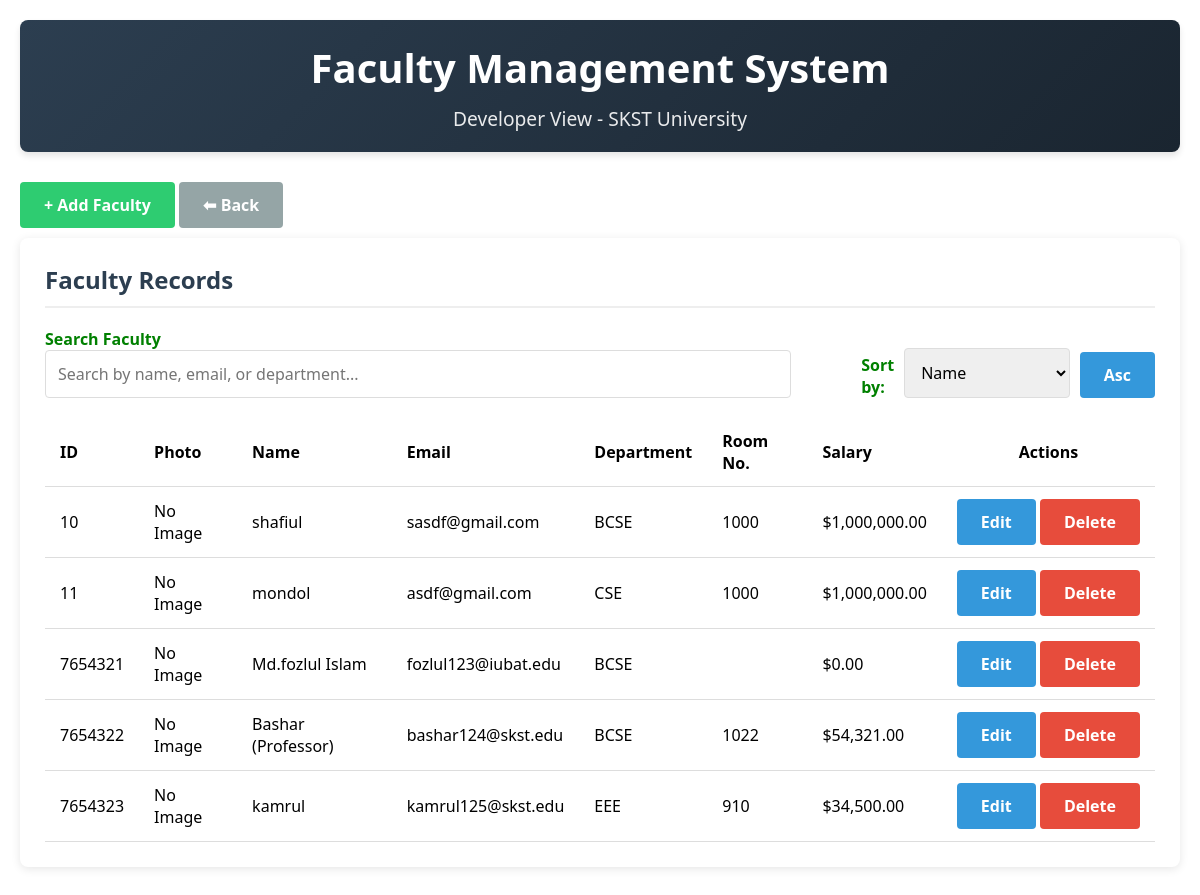
Page /faculty/dev_faculty.php on the earlier database version.
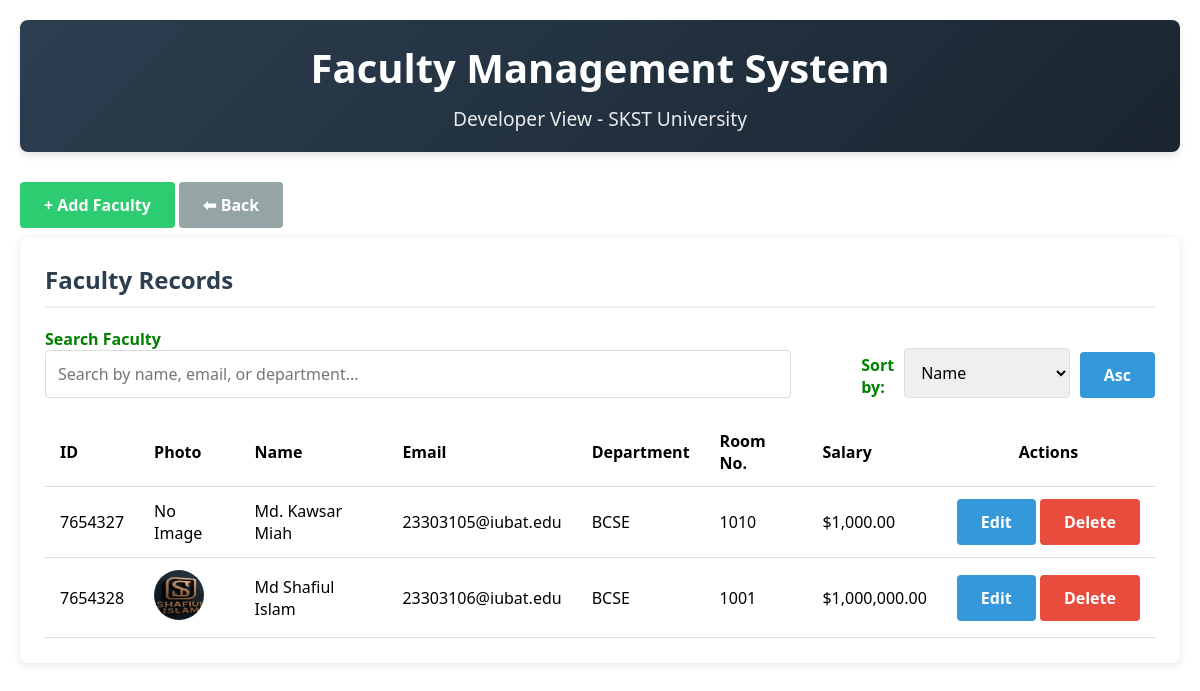
Same page on the later database version.
### tables this page shows
CREATE TABLE `faculty` (
  `faculty_id` int(11) NOT NULL,
  `name` varchar(100) DEFAULT NULL,
  `email` varchar(100) DEFAULT NULL,
  `password` varchar(100) DEFAULT NULL,
  `department` varchar(100) DEFAULT NULL,
  `address` varchar(255) DEFAULT NULL,
  `phone` varchar(20) DEFAULT NULL,
  `room_number` varchar(50) DEFAULT NULL,
  `salary` decimal(10,2) DEFAULT NULL,
  `last_login` datetime DEFAULT NULL,
  `profile_picture` varchar(255) DEFAULT NULL
);

### faculty/dev_faculty.php (the view, shortened to what this page needs)
<?php
$host = 'localhost';
$dbname = 'skst_university';
$username = 'root';
$password = '';
try {
    $pdo = new PDO("mysql:host=$host;dbname=$dbname;charset=utf8", $username, $password);
    $pdo->setAttribute(PDO::ATTR_ERRMODE, PDO::ERRMODE_EXCEPTION);
} catch(PDOException $e) {
    die("Connection failed: " . $e->getMessage());
}
$search = $_GET['search'] ?? '';
$sort = $_GET['sort'] ?? 'faculty_id';
$order = $_GET['order'] ?? 'ASC';
$sql = "SELECT * FROM faculty WHERE name LIKE :search OR email LIKE :search OR department LIKE :search ORDER BY $sort $order";
$stmt = $pdo->prepare($sql);
$stmt->execute(['search' => "%$search%"]);
$faculty = $stmt->fetchAll(PDO::FETCH_ASSOC);
?>
<!DOCTYPE html>
<html lang="en">
<head>
</head>
<body>
    <div class="container">
        <header>
            <h1>Faculty Management System</h1>
            <p class="subtitle">Developer View - SKST University</p>
        </header>
        <button id="toggleFormBtn" class="btn btn-primary" style="margin-bottom: 10px; background:#2ecc71">+ Add Faculty</button>
        <button class="btn btn-secondary" onclick="history.back()">⬅ Back</button>
        <div class="card">
            <h2 class="card-title">Faculty Records</h2>
            <div class="search-sort">
                <div class="search-box">
                    <form method="GET">
                        <label for="search">Search Faculty</label>
                        <input type="text" id="search" name="search" placeholder="Search by name, email, or department..." value="<?php echo htmlspecialchars($search); ?>">
                    </form>
                </div>
                <div class="sort-options">
                    <label for="sort">Sort by:</label>
                    <select id="sort" onchange="window.location.href='?search=<?php echo urlencode($search); ?>&sort='+this.value+'&order=<?php echo $order === 'ASC' ? 'DESC' : 'ASC'; ?>'">
                        <option value="name" <?php echo $sort === 'name' ? 'selected' : ''; ?>>Name</option>
                    </select>
                    <button class="btn" onclick="window.location.href='?search=<?php echo urlencode($search); ?>&sort=<?php echo $sort; ?>&order=<?php echo $order === 'ASC' ? 'DESC' : 'ASC'; ?>'">
                        <?php echo $order === 'ASC' ? 'Asc' : 'Desc'; ?>
                    </button>
                </div>
            </div>
            <table>
                <thead>
                    <tr>
                        <th>ID</th>
                        <th>Photo</th>
                        <th>Name</th>
                        <th>Email</th>
                        <th>Department</th>
                        <th>Room No.</th>
                        <th>Salary</th>
                        <th style="text-align:center">Actions</th>
                    </tr>
                </thead>
                <tbody>
                    <?php if (count($faculty) > 0): ?>
                        <?php foreach ($faculty as $f): ?>
                            <tr>
                                <td><?php echo $f['faculty_id']; ?></td>
                                <td>
                                    <?php if ($f['profile_picture']): ?>
                                        <img src="<?php echo $f['profile_picture']; ?>" alt="Profile Picture" class="profile-picture" onclick="viewProfilePicture('<?php echo $f['profile_picture']; ?>')">
                                    <?php else: ?>
                                        <span>No Image</span>
                                    <?php endif; ?>
                                </td>
                                <td><?php echo htmlspecialchars($f['name']); ?></td>
                                <td><?php echo htmlspecialchars($f['email']); ?></td>
                                <td><?php echo htmlspecialchars($f['department']); ?></td>
                                <td><?php echo htmlspecialchars($f['room_number']); ?></td>
                                <td>$<?php echo number_format($f['salary'], 2); ?></td>
                                <td class="actions-cell">
                                    <form method="POST">
                                        <button type="submit" class="btn">Edit</button>
                                    </form>
                                    <form method="POST" onsubmit="return confirm('Are you sure you want to delete this record?');">
                                        <button type="submit" class="btn btn-danger">Delete</button>
                                    </form>
                                </td>
                            </tr>
                        <?php endforeach; ?>
                    <?php else: ?>
                        <tr>
                            <td colspan="8" style="text-align: center;">No faculty records found.</td>
                        </tr>
                    <?php endif; ?>
                </tbody>
            </table>
        </div>
    </div>
</body>
</html>

### faculty/dev_faculty.php (style rules this page uses)
* { box-sizing: border-box; margin: 0; padding: 0; font-family: 'Segoe UI', Tahoma, Geneva, Verdana, sans-serif; }
.container { margin: 0 auto; padding: 20px; }
header { background: linear-gradient(135deg, #2c3e50, #1a2530); color: white; padding: 20px 0; text-align: center; border-radius: 8px; margin-bottom: 30px; box-shadow: 0 4px 6px rgba(0, 0, 0, 0.1); }
h1 { font-size: 2.5rem; margin-bottom: 10px; }
.subtitle { font-size: 1.2rem; opacity: 0.9; }
.card { background: white; border-radius: 8px; padding: 25px; margin-bottom: 30px; box-shadow: 0 2px 10px rgba(0, 0, 0, 0.1); }
.card-title { font-size: 1.5rem; margin-bottom: 20px; color: #2c3e50; border-bottom: 2px solid #eee; padding-bottom: 10px; }
input, select, textarea { width: 100%; padding: 12px; border: 1px solid #ddd; border-radius: 4px; font-size: 16px; transition: border 0.3s; }
.btn { display: inline-block; padding: 12px 24px; background: #3498db; color: white; border: none; border-radius: 4px; cursor: pointer; font-size: 16px; font-weight: 600; transition: background 0.3s; }
.btn-danger { background: #e74c3c; }
.btn-secondary { background: #95a5a6; }
.search-sort { display: flex; justify-content: space-between; margin-bottom: 20px; flex-wrap: wrap; column-gap: 50px; }
.search-box { flex: 1; min-width: 300px; margin-right: 20px; }
.sort-options { display: flex; align-items:self-end; gap: 10px; margin-top: 10px; }
label { color: green; font-weight: bold; }
table { width: 100%; border-collapse: collapse; margin-top: 20px; }
th, td { padding: 12px 15px; text-align: left; border-bottom: 1px solid #ddd; }
th { font-weight: 600; color: black; cursor: pointer; }
.actions-cell { white-space: nowrap; text-align: center; }
.actions-cell form { display: inline-block; }
.profile-picture { width: 50px; height: 50px; border-radius: 50%; object-fit: cover; cursor: pointer; }

Differences in the rows shown:
removed faculty: faculty_id "10", shows "No Image", name "shafiul", email "sasdf@gmail.com", department "BCSE", room_number "1000", salary "1,000,000.00"
removed faculty: faculty_id "11", shows "No Image", name "mondol", email "asdf@gmail.com", department "CSE", room_number "1000", salary "1,000,000.00"
removed faculty: faculty_id "7654321", shows "No Image", name "Md.fozlul Islam", email "fozlul123@iubat.edu", department "BCSE", salary "0.00"
removed faculty: faculty_id "7654322", shows "No Image", name "Bashar (Professor)", email "bashar124@skst.edu", department "BCSE", room_number "1022", salary "54,321.00"
removed faculty: faculty_id "7654323", shows "No Image", name "kamrul", email "kamrul125@skst.edu", department "EEE", room_number "910", salary "34,500.00"
added faculty: faculty_id "7654327", shows "No Image", name "Md. Kawsar Miah", email "23303105@iubat.edu", department "BCSE", room_number "1010", salary "1,000.00"
added faculty: faculty_id "7654328", profile_picture (picture), name "Md Shafiul Islam", email "23303106@iubat.edu", department "BCSE", room_number "1001", salary "1,000,000.00"
